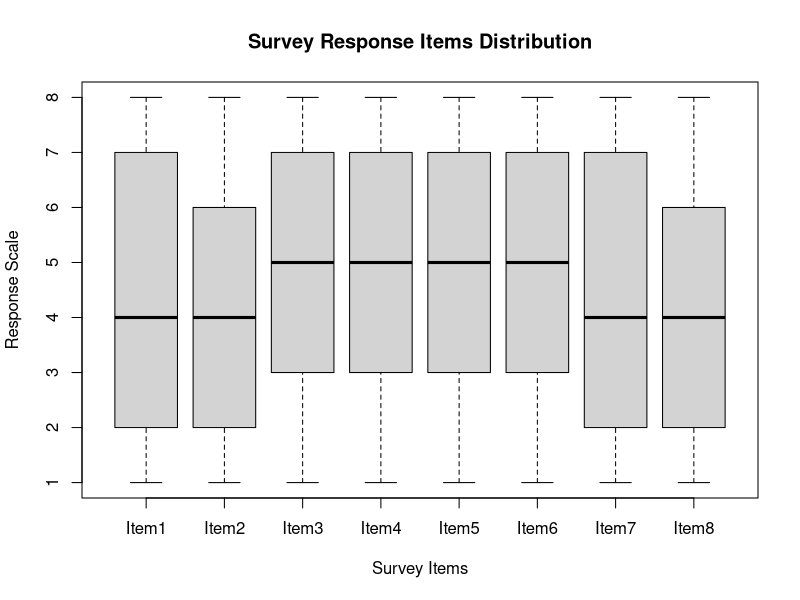
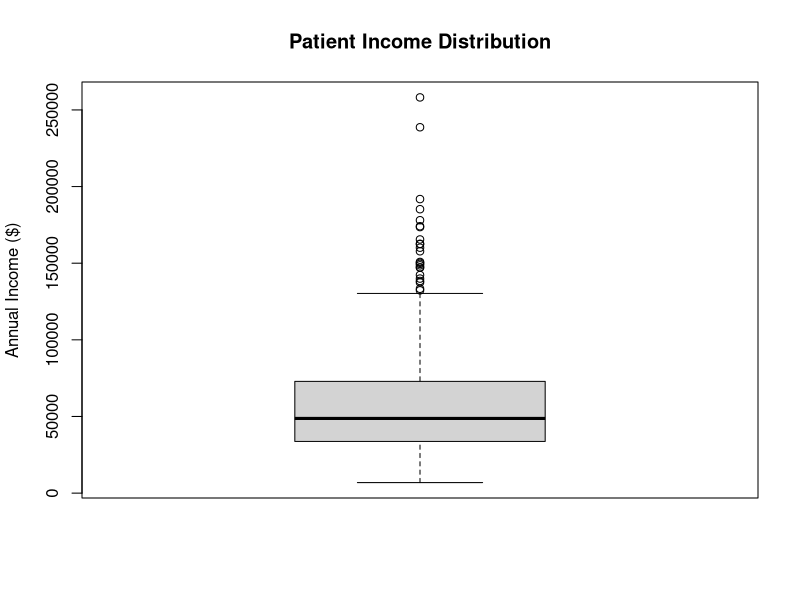
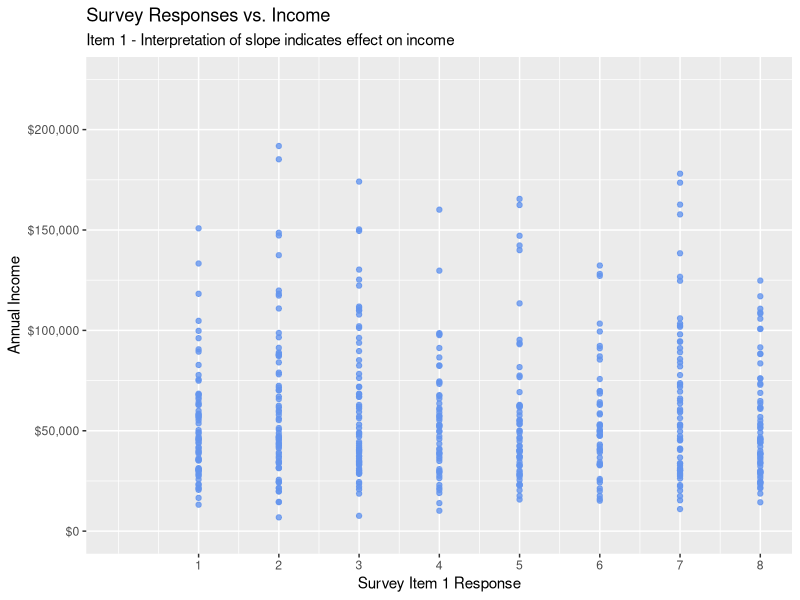
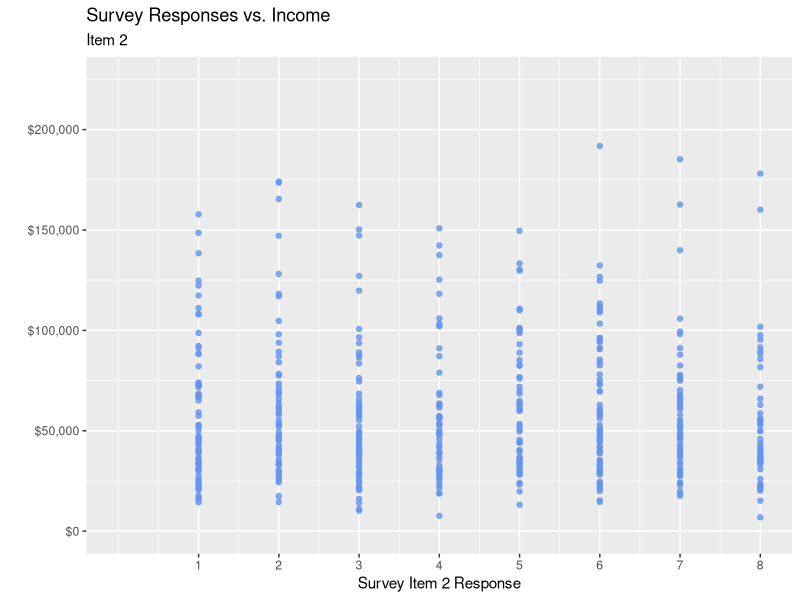
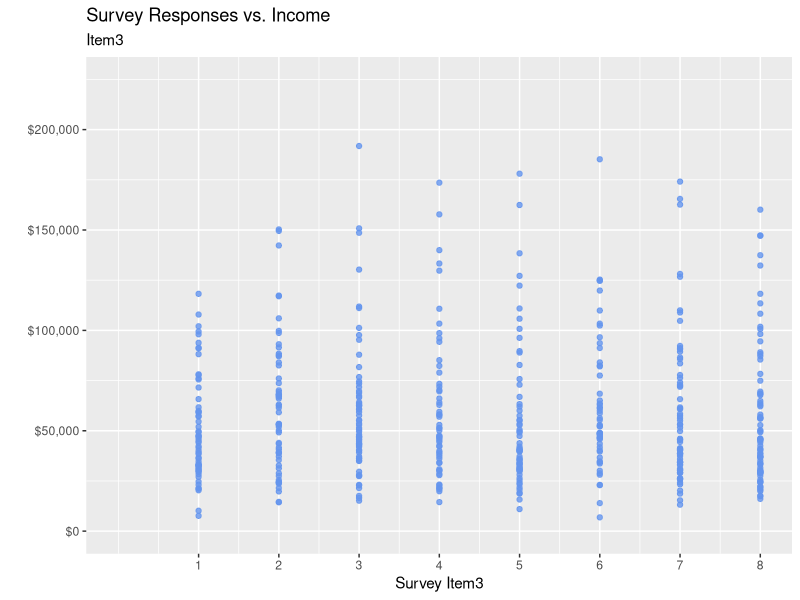
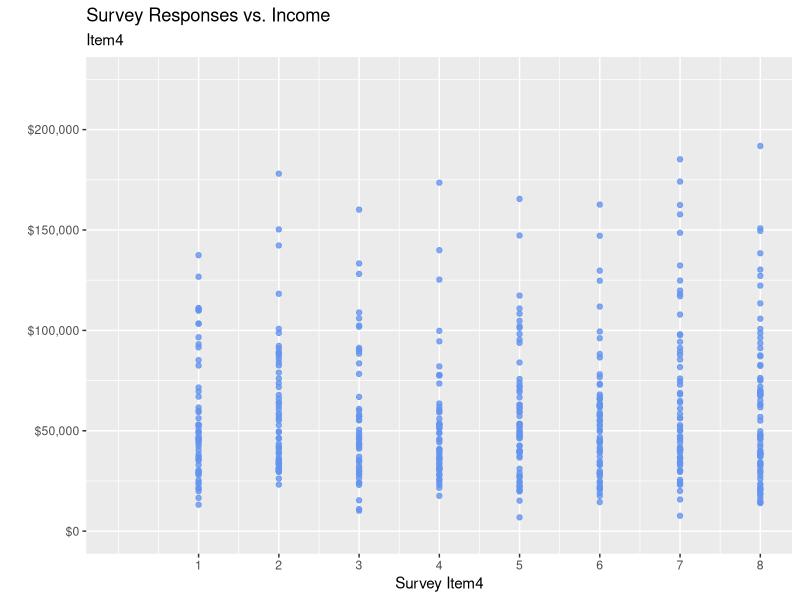
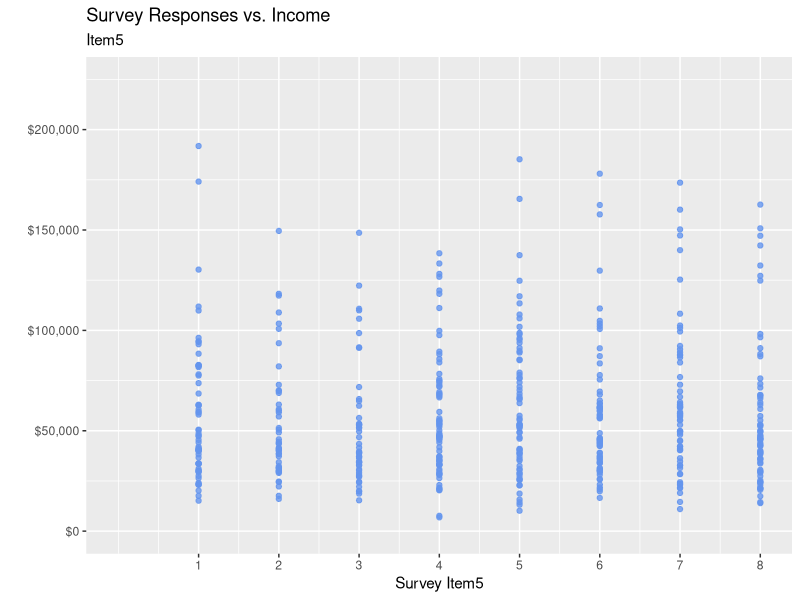
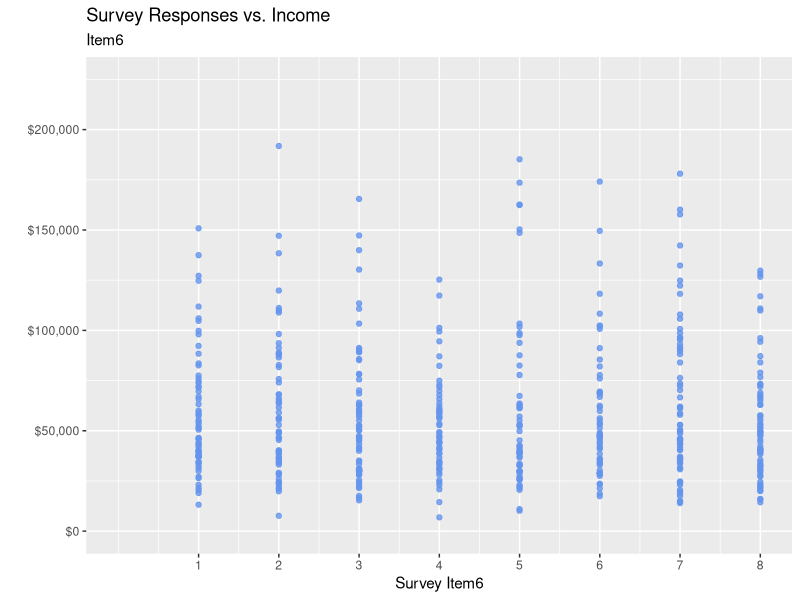

Generate these figures, in order, with R:
################################################################################
# Project:      Income Prediction - Multiple Linear Regression
# Objective:    Predict patient income using survey response items
# Author:       Kim Shellenberger
# Date:         2024
# Description:  Multiple linear regression model to predict income based on
#               8 survey response items. Includes exploratory analysis,
#               model diagnostics, and visualization of relationships.
################################################################################

# SECTION 1: LOAD REQUIRED PACKAGES
library(ggplot2)       # Data visualization
library(tidyverse)     # Data manipulation suite

# SECTION 2: LOAD DATA
# TODO: Update file path to your data location
med <- read.csv("medical_clean.csv")  # Load medical dataset

# SECTION 3: INDEPENDENT VARIABLES PREPARATION
# Extract survey response items (columns 43-50)
i_var <- med[, c(43:50)]


# SECTION 4: EXPLORATORY DATA ANALYSIS
# Univariate statistics for dependent variable (Income)
print(summary(med$Income))
print(summary(i_var))

# SECTION 5: DATA VISUALIZATION
# Boxplot of survey responses distribution
boxplot(i_var,
        main = "Survey Response Items Distribution",
        xlab = "Survey Items",
        ylab = "Response Scale")

# Boxplot of income distribution
boxplot(med$Income,
        main = "Patient Income Distribution",
        ylab = "Annual Income ($)")

# SECTION 6: DATA PREPARATION
# Combine dependent and independent variables
all_var <- data.frame(med$Income, i_var)
all_var

# TODO: Update file path to your output location
# write_csv(all_var, "clean_med_regression.csv")

# SECTION 7: DATA QUALITY CHECKS
# Examine data structure and missing values
str(all_var)
summary(all_var)
colSums(is.na(all_var))  # Check for missing data

# SECTION 8: BIVARIATE VISUALIZATIONS
# Scatter plots to examine relationships between each survey item and income
# Visual inspection helps identify linear relationships and outliers
# Dollar formatting on y-axis improves readability

# Bivariate visualization - Survey Item 1 vs. Income
ggplot(all_var, 
       aes(x = Item1, y = med.Income)) +
  geom_point(color="cornflowerblue", 
             size = 1.5, 
             alpha=.8) +
  scale_y_continuous(label = scales::dollar, 
                     limits = c(0, 225000)) +
  scale_x_continuous(breaks = seq(1:8), 
                     limits=c(0, 8)) + 
  labs(x = "Survey Item 1 Response",
       y = "Annual Income",
       title = "Survey Responses vs. Income",
       subtitle = "Item 1 - Interpretation of slope indicates effect on income")

#Item 2
ggplot(all_var, 
       aes(x = Item2, y = med.Income)) +
  geom_point(color="cornflowerblue", 
             size = 1.5, 
             alpha=.8) +
  scale_y_continuous(label = scales::dollar, 
                     limits = c(0, 225000)) +
  scale_x_continuous(breaks = seq(1:8), 
                     limits=c(0, 8)) + 
  labs(x = "Survey Item 2 Response",
       y = "",
       title = "Survey Responses vs. Income",
       subtitle = "Item 2")

#Item 3
ggplot(all_var, 
       aes(x = Item3, y = med.Income)) +
  geom_point(color="cornflowerblue", 
             size = 1.5, 
             alpha=.8) +
  scale_y_continuous(label = scales::dollar, 
                     limits = c(0, 225000)) +
  scale_x_continuous(breaks = seq(1:8), 
                     limits=c(0, 8)) + 
  labs(x = "Survey Item3",
       y = "",
       title = "Survey Responses vs. Income",
       subtitle = "Item3")

#Item 4
ggplot(all_var, 
       aes(x = Item4, y = med.Income)) +
  geom_point(color="cornflowerblue", 
             size = 1.5, 
             alpha=.8) +
  scale_y_continuous(label = scales::dollar, 
                     limits = c(0, 225000)) +
  scale_x_continuous(breaks = seq(1:8), 
                     limits=c(0, 8)) + 
  labs(x = "Survey Item4",
       y = "",
       title = "Survey Responses vs. Income",
       subtitle = "Item4")

#Item 5
ggplot(all_var, 
       aes(x = Item5, y = med.Income)) +
  geom_point(color="cornflowerblue", 
             size = 1.5, 
             alpha=.8) +
  scale_y_continuous(label = scales::dollar, 
                     limits = c(0, 225000)) +
  scale_x_continuous(breaks = seq(1:8), 
                     limits=c(0, 8)) + 
  labs(x = "Survey Item5",
       y = "",
       title = "Survey Responses vs. Income",
       subtitle = "Item5")

#Item 6
ggplot(all_var, 
       aes(x = Item6, y = med.Income)) +
  geom_point(color="cornflowerblue", 
             size = 1.5, 
             alpha=.8) +
  scale_y_continuous(label = scales::dollar, 
                     limits = c(0, 225000)) +
  scale_x_continuous(breaks = seq(1:8), 
                     limits=c(0, 8)) + 
  labs(x = "Survey Item6",
       y = "",
       title = "Survey Responses vs. Income",
       subtitle = "Item6")

#Item 7
ggplot(all_var, 
       aes(x = Item7, y = med.Income)) +
  geom_point(color="cornflowerblue", 
             size = 1.5, 
             alpha=.8) +
  scale_y_continuous(label = scales::dollar, 
                     limits = c(0, 225000)) +
  scale_x_continuous(breaks = seq(1:8), 
                     limits=c(0, 8)) + 
  labs(x = "Survey Item7",
       y = "",
       title = "Survey Responses vs. Income",
       subtitle = "Item7")

#Item 8
ggplot(all_var, 
       aes(x = Item8, y = med.Income)) +
  geom_point(color="cornflowerblue", 
             size = 1.5, 
             alpha=.8) +
  scale_y_continuous(label = scales::dollar, 
                     limits = c(0, 225000)) +
  scale_x_continuous(breaks = seq(1:8), 
                     limits=c(0, 8)) + 
  labs(x = "Survey Item8",
       y = "",
       title = "Survey Responses vs. Income",
       subtitle = "Item8")

# SECTION 9: MULTIPLE LINEAR REGRESSION MODELING
# Objective: Build model to predict income using survey responses
# Approach: Iterative backward elimination to identify significant predictors

#Initial Multiple linear regression model
# Full model with all 8 survey items as predictors
# Each coefficient represents the effect of 1-unit increase in survey response on annual income
fit1 <- lm(med.Income ~ Item1 + Item2 + Item3 + Item4 + Item5 + Item6 + Item7 + Item8, data = all_var )
summary(fit1)  # Review: R-squared, F-statistic, individual p-values
plot(fit1)     # Diagnostic plots: residuals, Q-Q plot, scale-location, leverage

# SECTION 10: MODEL REFINEMENT - BACKWARD ELIMINATION
# Remove non-significant variables (p > 0.05) iteratively
# Goal: Maximize adjusted R-squared while minimizing model complexity

#Reduced model (remove Item1)
fit2 <- lm(med.Income ~ Item2 + Item3 + Item4 + Item5 + Item6 + Item7 + Item8, data = all_var )
summary(fit2)  # Compare adjusted R-squared and AIC

#Reduced model (remove Item1, Item6)
fit3 <- lm(med.Income ~ Item2 + Item3 + Item4 + Item5 + Item7 + Item8, data = all_var )
summary(fit3)  # Model improvement?

#Reduced model (remove Item1, Item6, Item3)
fit4 <- lm(med.Income ~ Item2 + Item4 + Item5 + Item7 + Item8, data = all_var )
summary(fit4)

#Reduced model (remove Item1, Item6, Item3, Item7)
fit5 <- lm(med.Income ~ Item2 + Item4 + Item5 + Item8, data = all_var )
summary(fit5)

# SECTION 11: FINAL MODEL
# Parsimonious model with optimal balance of simplicity and explanatory power
#Reduced model (remove Item1, Item6, Item3, Item7, Item5)
fit6 <- lm(med.Income ~ Item2 + Item4 + Item8, data = all_var )
summary(fit6)  # Final model coefficients, p-values, and R-squared
plot(fit6)     # Diagnostic plots for final model assumptions
